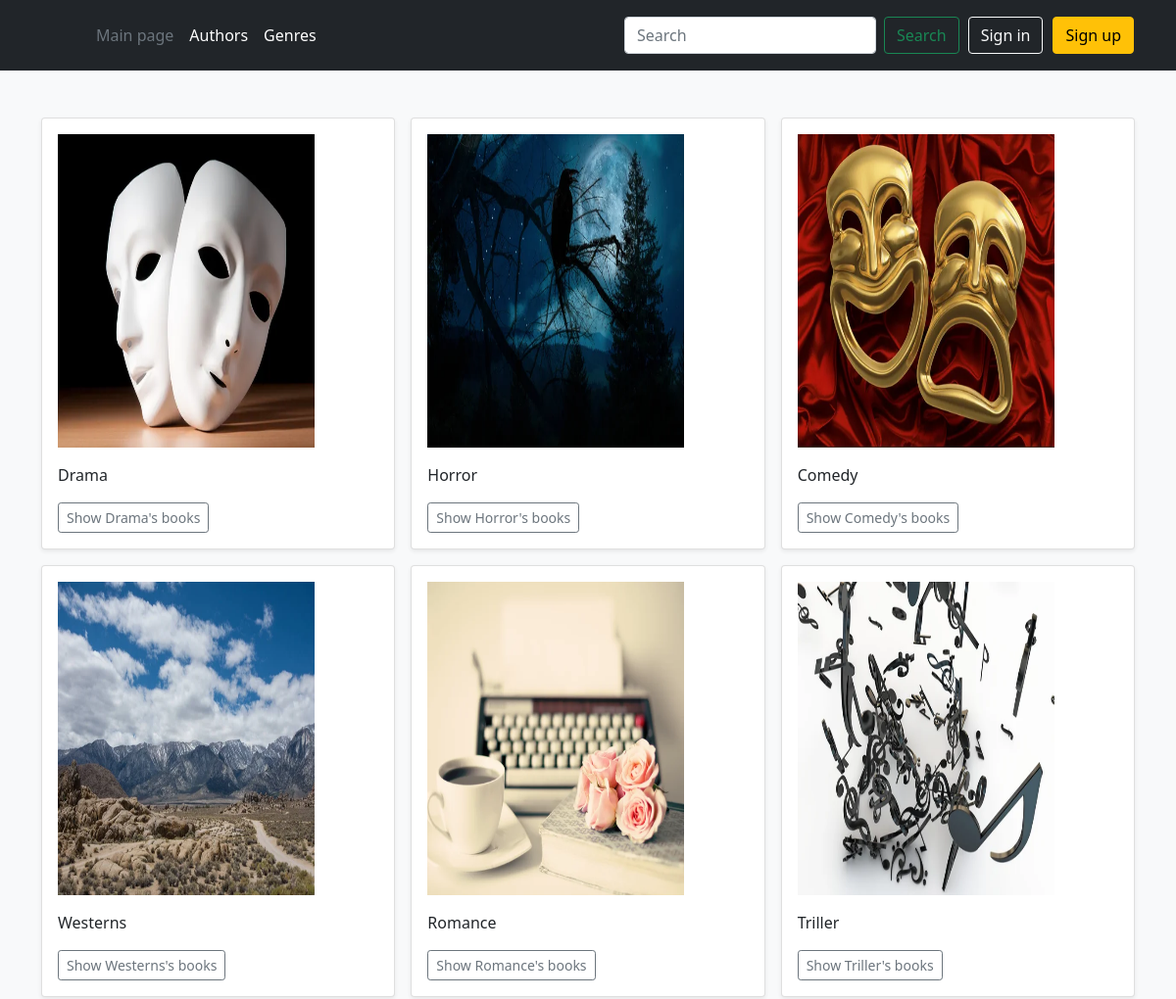
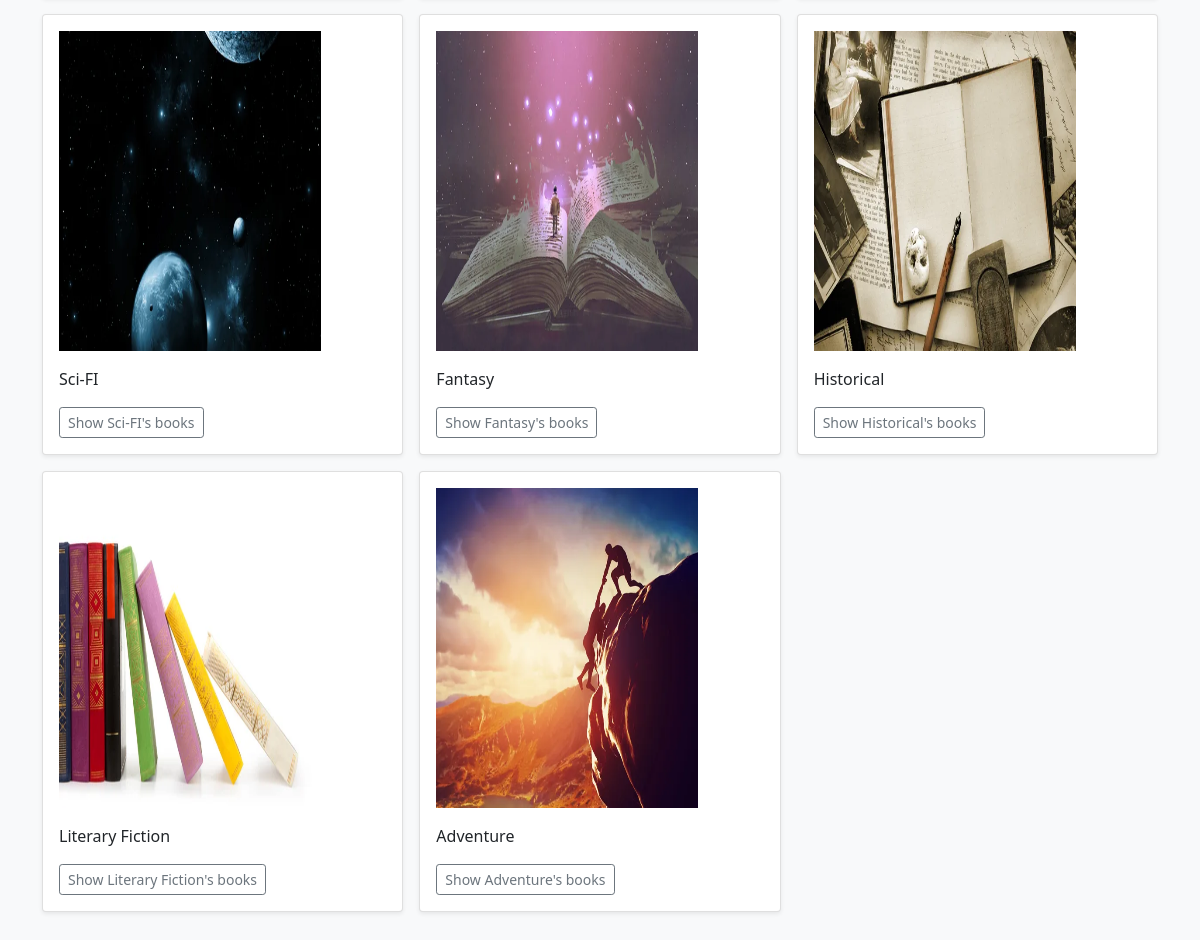
The page /catalog/genres/ on the database its author committed (2 pictures, top to bottom).
### catalog/models.py (models this page shows)
class Genre(models.Model):
    name = models.CharField(max_length=50)
    image = models.ImageField(upload_to="genres/", blank=True, default="image-placeholder.jpeg")
    def __str__(self):
        return self.name
    def get_genre_url(self):
        return reverse('catalog-genre', args=[self.name])

### catalog/views.py (the view)
# urls.py: path('catalog/genres/', GenresView.as_view(), name='catalog-genres'),
class GenresView(TemplateView):
    template_name = 'catalog/genres.html'
    def get(self, request):
        genres = Genre.objects.all()
        params = get_cart(request, {'genres':genres})
        return render(request, self.template_name, params)

### cart/cart.py (called while the page is built)
def get_cart(request, params):
    try:
        cart = Cart.objects.get(user=request.user)
        params['cart'] = cart
    except:
        pass
    finally:
        return params

### templates/catalog/genres.html
{% extends 'base.html' %}
{% block content %}
<div class="album py-5 bg-light">
    <div class="container">
      <div class="row row-cols-1 row-cols-sm-2 row-cols-md-3 g-3">
            {% for genre in genres %}
                <div class="col">
                    <div class="card shadow-sm">
                        <div class="card-body">
                            <p><img src="{{ genre.image.url }}" width="80%" height="320px"></p>
                            <p class="card-text">{{ genre }}</p>
                            <div class="d-flex justify-content-between align-items-center">
                                <div class="btn-group">
                                    <a type="button" class="btn btn-sm btn-outline-secondary"  href="{{ genre.get_genre_url }}">Show {{ genre }}'s books</a>
                                </div>
                            </div>
                        </div>
                    </div>
                </div>
            {% endfor %}
        </div>
    </div>
</div>
{% endblock content %}

### templates/base.html (shortened to what this page needs)
<!DOCTYPE html>
<html lang="en">
<head>
    <link href="https://cdn.jsdelivr.net/npm/bootstrap@5.0.2/dist/css/bootstrap.min.css" rel="stylesheet">
</head>
<body>
    <header class="p-3 bg-dark text-white">
        <div class="container">
          <div class="d-flex flex-wrap align-items-center justify-content-center justify-content-lg-start">
            <a href="/" class="d-flex align-items-center mb-2 mb-lg-0 text-white text-decoration-none">
              <svg class="bi me-2" width="40" height="32" role="img" aria-label="Bootstrap"><use xlink:href="#bootstrap"></use></svg>
            </a>
            <ul class="nav col-12 col-lg-auto me-lg-auto mb-2 justify-content-center mb-md-0">
              <li><a href="{% url 'catalog-index' %}" class="nav-link px-2 text-secondary">Main page</a></li>
              <li><a href="{% url 'catalog-authors' %}" class="nav-link px-2 text-white">Authors</a></li>
              <li><a href="{% url 'catalog-genres' %}" class="nav-link px-2 text-white">Genres</a></li>
            </ul>
            <form class="d-flex px-2" action="{% url 'catalog-search' %}" method="post">
              <input class="form-control me-2" type="search" placeholder="Search" aria-label="Search" name="content">
              <button class="btn btn-outline-success" type="submit">Search</button>
            </form>
            <div class="text-end">
              {% if user.is_authenticated %}
                <table>
                  <tr>
                    <td class="px-4 text-white">Hello, {{ user.username }}! </td>
                    <td><a type="button" class="btn btn-outline-light me-2" href="{% url 'logout' %}">Logout</a></td>
                  </tr>
                </table>
              {% else %}
                <table>
                  <tr>
                    <td>
                      <a type="button" class="btn btn-outline-light me-2" href="{% url 'login' %}">Sign in</a>
                    </td>
                    <td>
                      <a type="button" class="btn btn-warning" href="{% url 'signup' %}">Sign up</a>
                    </td>
                  </tr>
                </table>
              {% endif %}
            </div>
          </div>
        </div>
    </header>
    {% block content %}{% endblock %}
</body>
</html>

### rows shown on the page
Genre: image (picture), name "Drama"
Genre: image (picture), name "Horror"
Genre: image (picture), name "Comedy"
Genre: image (picture), name "Westerns"
Genre: image (picture), name "Romance"
Genre: image (picture), name "Triller"
Genre: image (picture), name "Sci-FI"
Genre: image (picture), name "Fantasy"
Genre: image (picture), name "Historical"
Genre: image (picture), name "Literary Fiction"
Genre: image (picture), name "Adventure"
